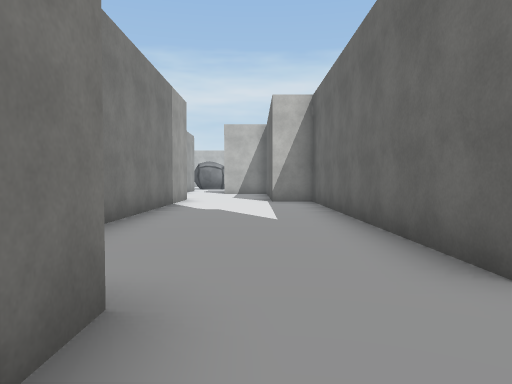
[1] (above)

15 first-person views from a walk through a Unity game level. The camera is 1.3 m above the floor, tilts 2° down and sees 70° across. The floor is counted in squares, 2 m on a side. Each view is taken from the middle of a square. On the plan, view 1 faces up. The plan holds only what a view shows up to about 11 squares ahead; the rest is blank. The place goes on beyond the plan. The player is left out. Some surface patterns are stand-ins.

[2]
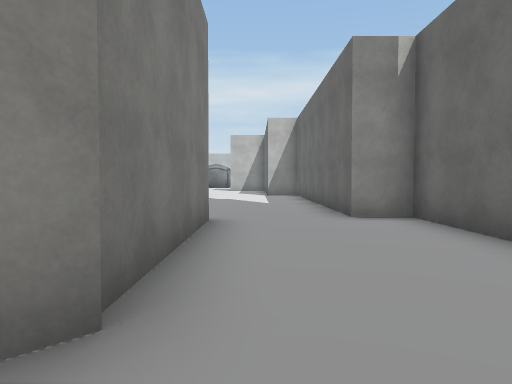

[3]
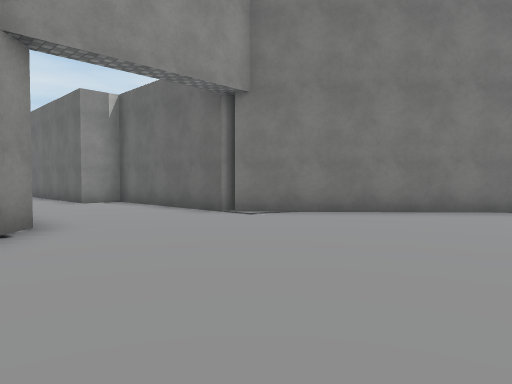

[4]
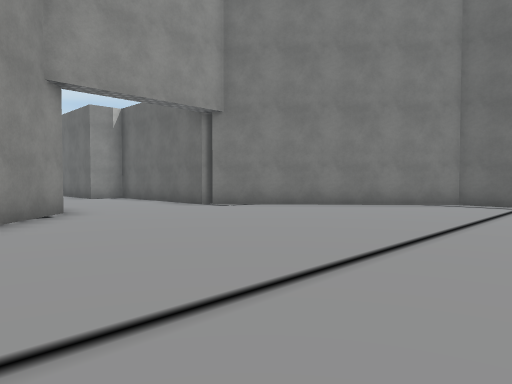

[5]
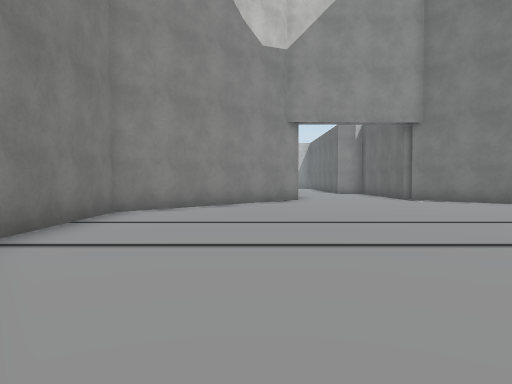

[6]
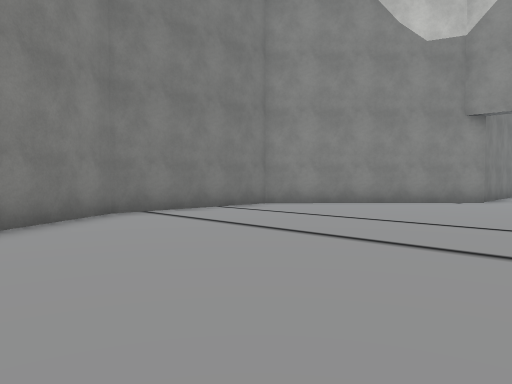

[7]
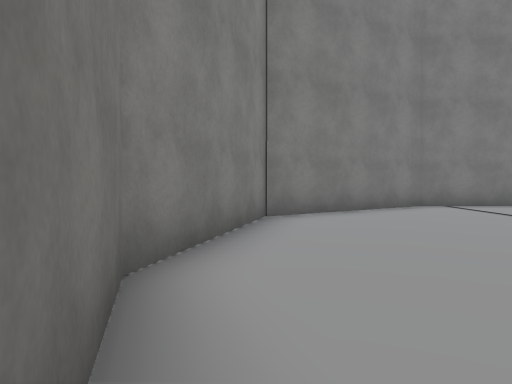

[8]
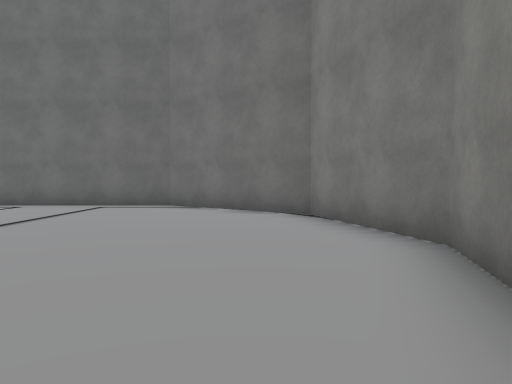

[9]
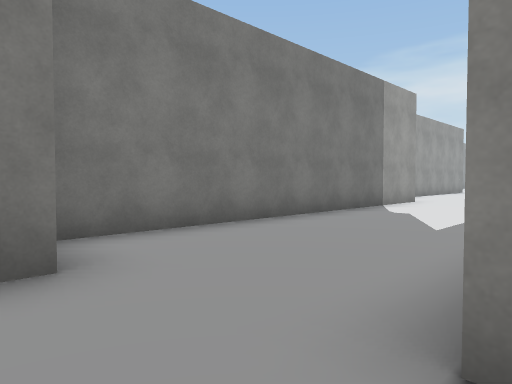

[10]
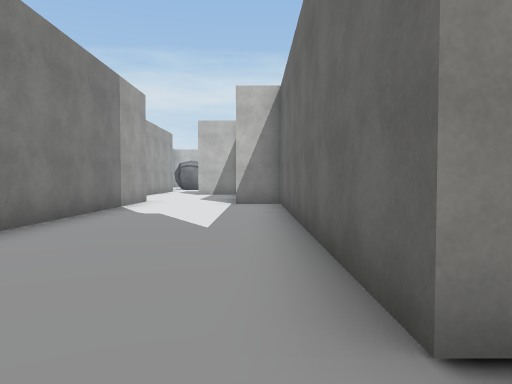

[11]
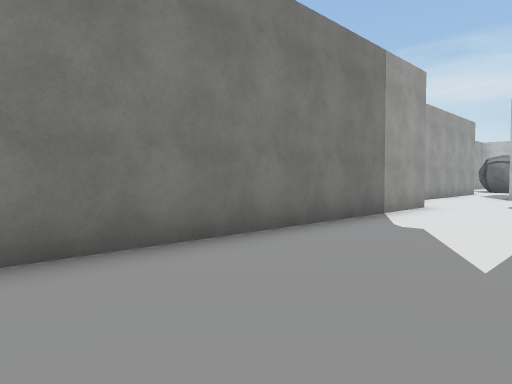

[12]
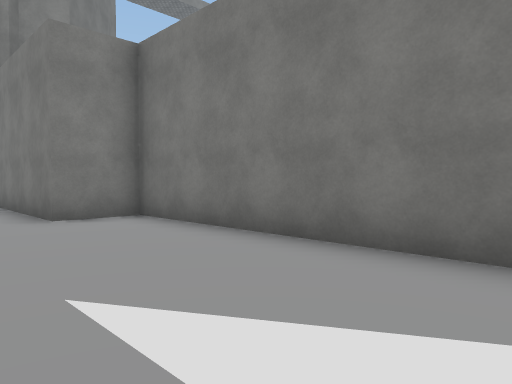

[13]
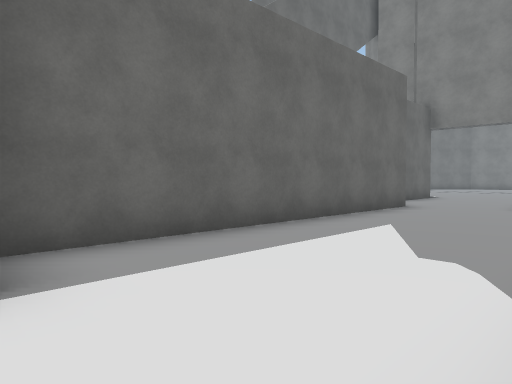

[14]
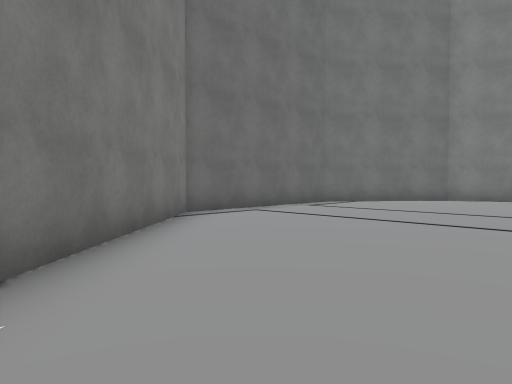

[15]
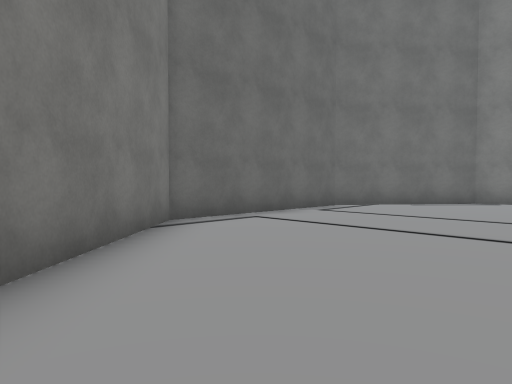

### Floor plan
Points are (right, up) in squares from view 1. A wall is a line through its corners. A room is listed if a view was taken in it or the views show most of it. See-through windows are left out.
Room 1 (views 1, 2, 3, 4, 5, 6, 7, 8, 9, 10, 14, 15)
walls: (-0.6, -2.4) (-4.8, -6.8) (-4.8, -11.1) (-2.3, -14.9) (1.6, -15.9) (4.7, -15) (7.1, -11.9) (7.1, -9.9); (3.1, -2.3) (2.7, -2.3) (2.7, 2.3) (1.6, 2.3); (7.1, -7.1) (2.7, -2.3); (-0.7, 0.6) (-0.7, -2.2)
ways out: opening at (0.3, 2) to room 2; opening at (7, -8.5)
Room 2 (views 11, 12, 13)
walls: (1.6, 2.3) (1.6, 10.6) (0.4, 10.6); (-2.2, 11.5) (-2.2, 1.8) (-0.7, 1.8) (-0.7, 0.6)
ways out: opening at (0.3, 2) to room 1

Where each view was taken, in squares from view 1:
view 1: 0 up, 0 right, facing up
view 2: 4 down, 0 right, facing up
view 3: 8 down, 2 left, facing up-right
view 4: 10 down, 3 left, facing up-right
view 5: 14 down, 2 left, facing up
view 6: 14 down, 2 right, facing up-left
view 7: 15 down, 4 right, facing left
view 8: 14 down, 2 left, facing right
view 9: 1 up, 2 right, facing up-left
view 10: 1 up, 1 right, facing up
view 11: 3 up, 1 right, facing up-left
view 12: 8 up, 1 right, facing down-left
view 13: 11 up, 2 left, facing down-right
view 14: 3 down, 1 right, facing down-right
view 15: 4 down, 2 right, facing down-right
